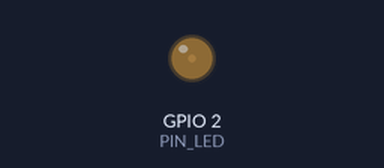
Bench run of a program on a simulated ESP32. Shown: output pins drawn as LEDs (lit = HIGH).

Above: at 0.05 s.
At 0.25 s:
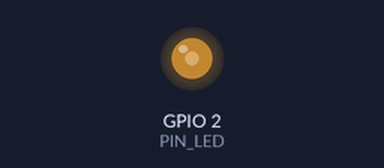
At 0.45 s:
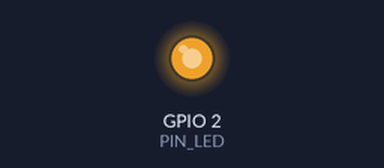
At 0.9 s:
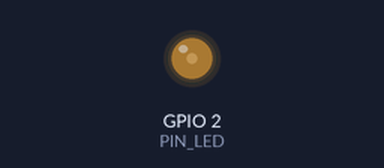
Timing chart, 0 to 3.0 s (numbered marks = the images above):
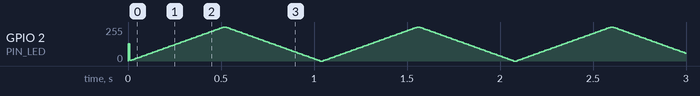

The program:

main.cpp
```cpp
#include <Arduino.h>
#define CHANNEL 0
#define FREQUENCY 30
#define RESOLUTION 8

#define PIN_LED 2

void setup() {
  // Step 1: Configure the channel
  ledcSetup(CHANNEL, FREQUENCY, RESOLUTION);

  // Step 2: Attach the GPIO pin to the channel
  ledcAttachPin(PIN_LED, CHANNEL);
}

//8-bit resolution precision where 0 is 100% ON and 255 is OFF

void loop()
{
   for (int duty = 0; duty <= 255; duty += 5) //duty cycle increments by 5 each looping
   {
    ledcWrite(CHANNEL, duty); // Both LEDs will use the same PWM signal
    delay(10);
  }

  // Gradually decrease brightness
  for (int duty = 255; duty >= 0; duty -= 5) //same decrease rate, 1 each loop is too slow
  {
    ledcWrite(CHANNEL, duty); // Both LEDs will dim simultaneously
    delay(10);
  }
}

void loop1()
{ //hard coded  8-bit duty cycle test
  // Step 3: Control the PWM signal
  ledcWrite(CHANNEL, 128); //
  delay(5000);
  ledcWrite(CHANNEL, 0); // 100% duty cycle
  delay(3000);
}
```
